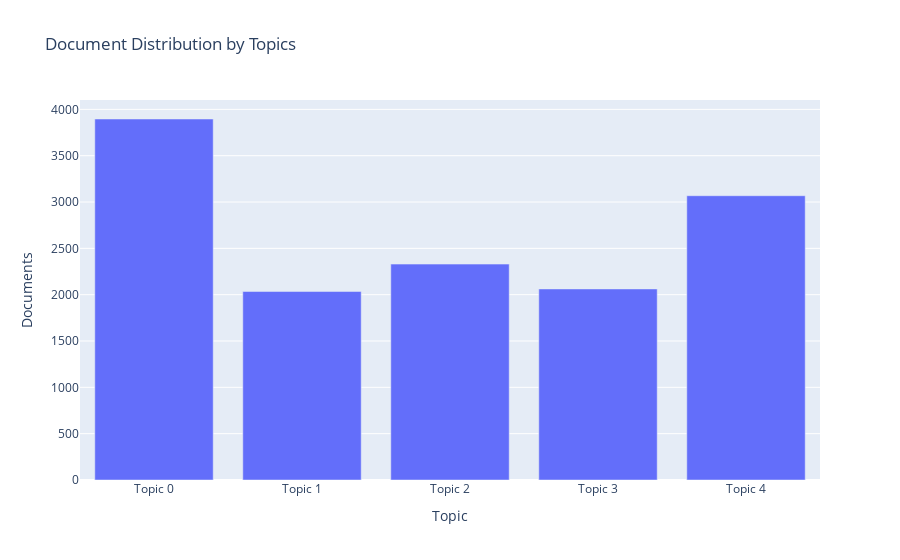
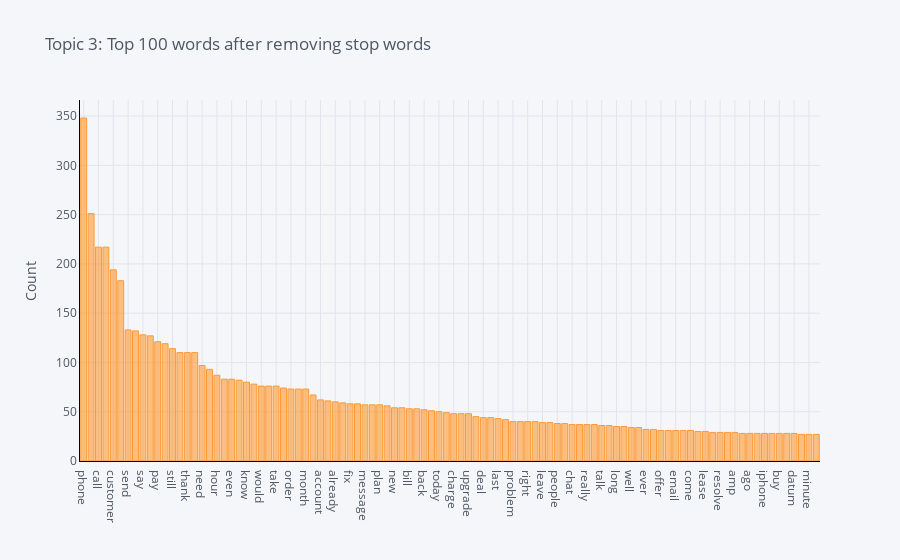
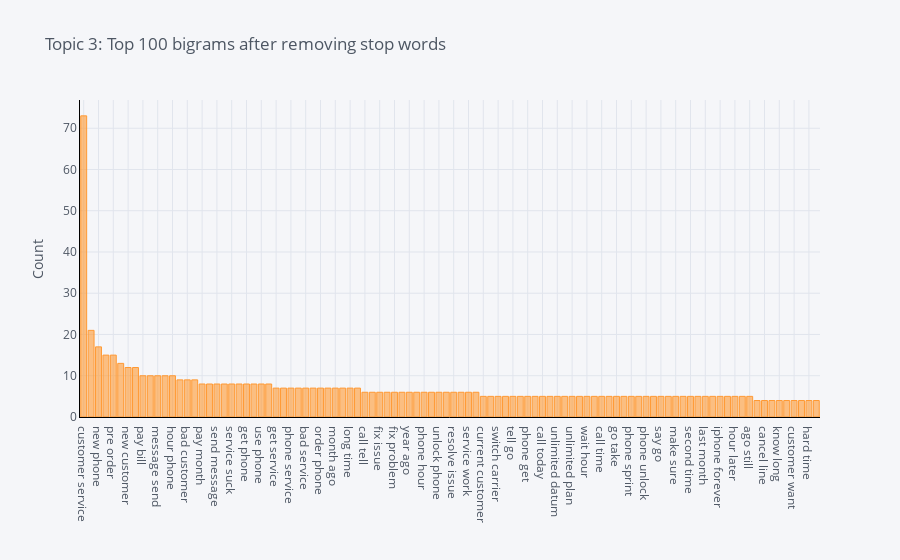
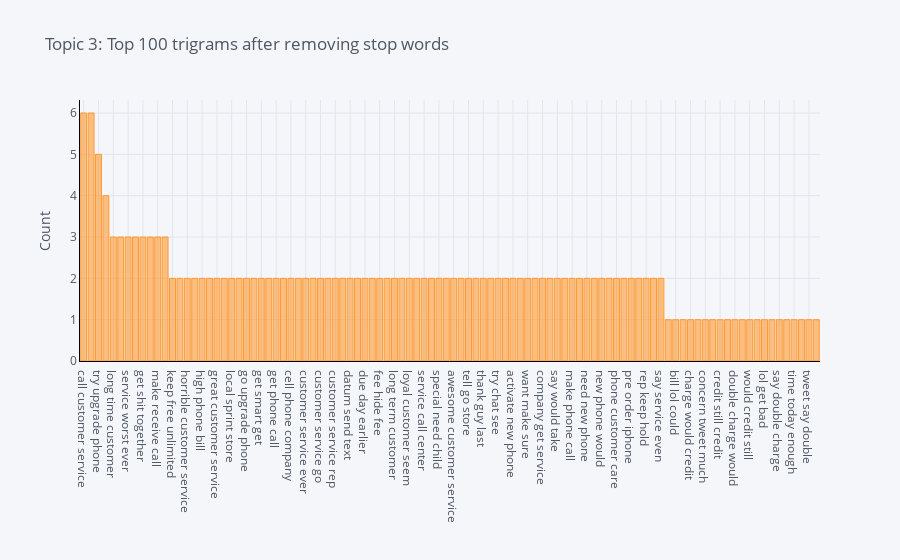

Notebook code cell kept with these figures, in order:
### Code cell
plot_model(lda, plot='topic_distribution')
plot_model(lda, plot='topic_model')
plot_model(lda, plot='wordcloud', topic_num = 'Topic 3')
plot_model(lda, plot='frequency', topic_num = 'Topic 3')
plot_model(lda, plot='bigram', topic_num = 'Topic 3')
plot_model(lda, plot='trigram', topic_num = 'Topic 3')
plot_model(lda, plot='distribution', topic_num = 'Topic 3')
plot_model(lda, plot='sentiment', topic_num = 'Topic 3')
plot_model(lda, plot='tsne')

### Figure 1 — Plotly figure (JSON) as saved in the notebook; plotly's stock layout.template omitted (floating-point values rounded to 4 significant figures)
{"data": [{"alignmentgroup": "True", "customdata": [["phone, call, say, work, get, number, still, tell, try, use"], ["thank, send, issue, problem, go, message, know, area, get, network"], ["go, store, help, need, phone, order, time, tell, say, think"], ["phone, pay, new, month, want, plan, look, take, customer, offer"], ["service, customer, call, get, hour, bad, time, year, phone, still"]], "hovertemplate": "Topic=%{x}<br>Documents=%{y}<br>Keyword=%{customdata[0]}<extra></extra>", "legendgroup": "", "marker": {"color": "#636efa"}, "name": "", "offsetgroup": "", "orientation": "v", "showlegend": false, "textposition": "auto", "type": "bar", "x": ["Topic 0", "Topic 1", "Topic 2", "Topic 3", "Topic 4"], "xaxis": "x", "y": [3896, 2034, 2330, 2062, 3068], "yaxis": "y"}], "layout": {"barmode": "relative", "legend": {"tracegroupgap": 0}, "title": {"text": "Document Distribution by Topics"}, "xaxis": {"anchor": "y", "domain": [0, 1], "title": {"text": "Topic"}}, "yaxis": {"anchor": "x", "domain": [0, 1], "title": {"text": "Documents"}}}}

### Figure 2 — Plotly figure (JSON) as saved in the notebook; plotly's stock layout.template omitted (floating-point values rounded to 4 significant figures)
{"data": [{"marker": {"color": "rgba(255, 153, 51, 0.6)", "line": {"color": "rgba(255, 153, 51, 1.0)", "width": 1}}, "name": "count", "orientation": "v", "text": "", "type": "bar", "x": ["phone", "service", "call", "get", "customer", "go", "send", "help", "say", "time", "pay", "tell", "still", "issue", "thank", "try", "need", "store", "hour", "work", "even", "year", "know", "guy", "would", "want", "take", "make", "order", "day", "month", "sprint", "account", "good", "already", "wait", "fix", "use", "message", "see", "plan", "give", "new", "switch", "bill", "bad", "back", "line", "today", "receive", "charge", "look", "upgrade", "keep", "deal", "never", "last", "think", "problem", "company", "right", "much", "leave", "number", "people", "change", "chat", "week", "really", "suck", "talk", "could", "long", "ask", "well", "network", "ever", "care", "offer", "way", "email", "speak", "come", "update", "lease", "check", "resolve", "cancel", "amp", "area", "ago", "also", "iphone", "spend", "buy", "drop", "datum", "carrier", "minute", "able"], "y": [348, 251, 217, 217, 194, 183, 133, 132, 128, 127, 121, 119, 114, 110, 110, 110, 97, 93, 87, 83, 83, 82, 80, 78, 76, 76, 76, 74, 73, 73, 73, 67, 62, 61, 60, 59, 58, 58, 57, 57, 57, 56, 54, 54, 53, 53, 52, 51, 50, 49, 48, 48, 48, 45, 44, 44, 43, 42, 40, 40, 40, 40, 39, 39, 38, 38, 37, 37, 37, 37, 36, 36, 35, 35, 34, 34, 32, 32, 31, 31, 31, 31, 31, 30, 30, 29, 29, 29, 29, 28, 28, 28, 28, 28, 28, 28, 28, 27, 27, 27]}], "layout": {"legend": {"bgcolor": "#F5F6F9", "font": {"color": "#4D5663"}}, "paper_bgcolor": "#F5F6F9", "plot_bgcolor": "#F5F6F9", "title": {"font": {"color": "#4D5663"}, "text": "Topic 3: Top 100 words after removing stop words"}, "xaxis": {"gridcolor": "#E1E5ED", "linecolor": "black", "showgrid": true, "tickfont": {"color": "#4D5663"}, "title": {"font": {"color": "#4D5663"}, "text": ""}, "zerolinecolor": "#E1E5ED"}, "yaxis": {"gridcolor": "#E1E5ED", "linecolor": "black", "showgrid": true, "tickfont": {"color": "#4D5663"}, "title": {"font": {"color": "#4D5663"}, "text": "Count"}, "zerolinecolor": "#E1E5ED"}}}

### Figure 3 — Plotly figure (JSON) as saved in the notebook; plotly's stock layout.template omitted (floating-point values rounded to 4 significant figures)
{"data": [{"marker": {"color": "rgba(255, 153, 51, 0.6)", "line": {"color": "rgba(255, 153, 51, 1.0)", "width": 1}}, "name": "count", "orientation": "v", "text": "", "type": "bar", "x": ["customer service", "go store", "new phone", "phone call", "pre order", "need help", "new customer", "call customer", "pay bill", "customer care", "message send", "drop call", "hour phone", "upgrade phone", "bad customer", "receive call", "pay month", "phone say", "send message", "send text", "service suck", "pay phone", "get phone", "finally get", "use phone", "buy phone", "get service", "phone number", "phone service", "waste time", "bad service", "phone work", "order phone", "thank much", "month ago", "tell would", "long time", "last year", "call tell", "keep get", "fix issue", "already send", "fix problem", "come back", "year ago", "service get", "phone hour", "still wait", "unlock phone", "take day", "resolve issue", "try upgrade", "service work", "time get", "current customer", "phone bill", "switch carrier", "take hour", "tell go", "customer get", "phone get", "cell phone", "call today", "call say", "unlimited datum", "call back", "unlimited plan", "bill due", "wait hour", "already call", "call time", "spend hour", "go take", "last week", "phone sprint", "phone still", "phone unlock", "place order", "say go", "say would", "make sure", "loyal customer", "second time", "send guy", "last month", "send phone", "iphone forever", "service call", "hour later", "good deal", "ago still", "time today", "cancel line", "get bad", "know long", "call get", "customer want", "work thank", "hard time", "work phone"], "y": [73, 21, 17, 15, 15, 13, 12, 12, 10, 10, 10, 10, 10, 9, 9, 9, 8, 8, 8, 8, 8, 8, 8, 8, 8, 8, 7, 7, 7, 7, 7, 7, 7, 7, 7, 7, 7, 7, 6, 6, 6, 6, 6, 6, 6, 6, 6, 6, 6, 6, 6, 6, 6, 6, 5, 5, 5, 5, 5, 5, 5, 5, 5, 5, 5, 5, 5, 5, 5, 5, 5, 5, 5, 5, 5, 5, 5, 5, 5, 5, 5, 5, 5, 5, 5, 5, 5, 5, 5, 5, 5, 4, 4, 4, 4, 4, 4, 4, 4, 4]}], "layout": {"legend": {"bgcolor": "#F5F6F9", "font": {"color": "#4D5663"}}, "paper_bgcolor": "#F5F6F9", "plot_bgcolor": "#F5F6F9", "title": {"font": {"color": "#4D5663"}, "text": "Topic 3: Top 100 bigrams after removing stop words"}, "xaxis": {"gridcolor": "#E1E5ED", "linecolor": "black", "showgrid": true, "tickfont": {"color": "#4D5663"}, "title": {"font": {"color": "#4D5663"}, "text": ""}, "zerolinecolor": "#E1E5ED"}, "yaxis": {"gridcolor": "#E1E5ED", "linecolor": "black", "showgrid": true, "tickfont": {"color": "#4D5663"}, "title": {"font": {"color": "#4D5663"}, "text": "Count"}, "zerolinecolor": "#E1E5ED"}}}

### Figure 4 — Plotly figure (JSON) as saved in the notebook; plotly's stock layout.template omitted (floating-point values rounded to 4 significant figures)
{"data": [{"marker": {"color": "rgba(255, 153, 51, 0.6)", "line": {"color": "rgba(255, 153, 51, 1.0)", "width": 1}}, "name": "count", "orientation": "v", "text": "", "type": "bar", "x": ["call customer service", "bad customer service", "try upgrade phone", "customer service call", "long time customer", "good customer service", "service worst ever", "customer service worst", "get shit together", "terrible customer service", "make receive call", "customer service experience", "keep free unlimited", "keep get error", "horrible customer service", "home wifi service", "high phone bill", "hard time understanding", "great customer service", "good decision ever", "local sprint store", "call customer care", "go upgrade phone", "buy pay month", "get smart get", "able pre order", "get phone call", "get online chat", "cell phone company", "case screen protector", "customer service ever", "customer service get", "customer service go", "customer service phone", "customer service rep", "customer service say", "datum send text", "call go store", "due day earlier", "expect pay bill", "fee hide fee", "finally get online", "long term customer", "call get phone", "loyal customer seem", "look good deal", "service call center", "speak live agent", "special need child", "spend hour phone", "awesome customer service", "suck year ago", "tell go store", "tell would send", "thank guy last", "time go store", "try chat see", "already send get", "activate new phone", "unlimited freedom plan", "want make sure", "worst ever experience", "company get service", "service experience ever", "say would take", "phone go store", "make phone call", "month bill due", "need new phone", "need phone unlock", "new phone would", "say would help", "phone customer care", "poor customer service", "pre order iphone", "pre order phone", "rep keep hold", "say go store", "say service even", "always wrong bill", "bill lol could", "care tweet say", "charge would credit", "wrong bill lol", "concern tweet much", "could go metropc", "credit still credit", "customer care tweet", "double charge would", "follow pattern ok", "would credit still", "lol could go", "lol get bad", "much last year", "say double charge", "suck always wrong", "time today enough", "tweet much last", "tweet say double", "internet suck always"], "y": [6, 6, 5, 4, 3, 3, 3, 3, 3, 3, 3, 3, 2, 2, 2, 2, 2, 2, 2, 2, 2, 2, 2, 2, 2, 2, 2, 2, 2, 2, 2, 2, 2, 2, 2, 2, 2, 2, 2, 2, 2, 2, 2, 2, 2, 2, 2, 2, 2, 2, 2, 2, 2, 2, 2, 2, 2, 2, 2, 2, 2, 2, 2, 2, 2, 2, 2, 2, 2, 2, 2, 2, 2, 2, 2, 2, 2, 2, 2, 1, 1, 1, 1, 1, 1, 1, 1, 1, 1, 1, 1, 1, 1, 1, 1, 1, 1, 1, 1, 1]}], "layout": {"legend": {"bgcolor": "#F5F6F9", "font": {"color": "#4D5663"}}, "paper_bgcolor": "#F5F6F9", "plot_bgcolor": "#F5F6F9", "title": {"font": {"color": "#4D5663"}, "text": "Topic 3: Top 100 trigrams after removing stop words"}, "xaxis": {"gridcolor": "#E1E5ED", "linecolor": "black", "showgrid": true, "tickfont": {"color": "#4D5663"}, "title": {"font": {"color": "#4D5663"}, "text": ""}, "zerolinecolor": "#E1E5ED"}, "yaxis": {"gridcolor": "#E1E5ED", "linecolor": "black", "showgrid": true, "tickfont": {"color": "#4D5663"}, "title": {"font": {"color": "#4D5663"}, "text": "Count"}, "zerolinecolor": "#E1E5ED"}}}
